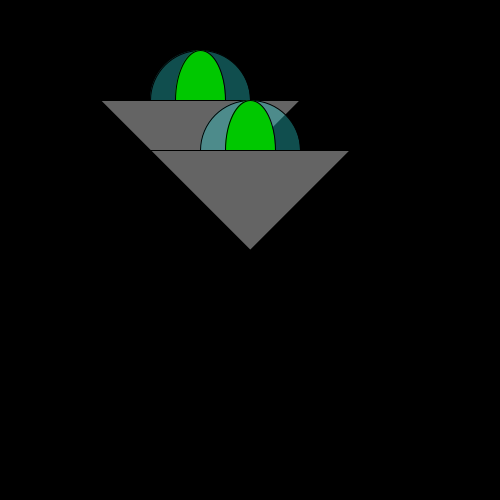
Frame 1 (no input)
Frame 60 (the mouse pressed at the canvas centre just before this capture): identical to frame 1, image omitted
Frame 120 (the mouse held since frame 60 and released just before this capture): identical to frame 1, image omitted

The Processing sketch that drew this single still picture (run headless with seeded random() and noise(); from frame 60 on, the mouse is pressed at the canvas centre):

// Processing sketch: funcionSimple
// ── funcionSimple.pde
void setup() {
  size(500, 500);
}
void draw() {
  background(0);
  marciano();
  marciano2();
}

void marciano() {
  fill(40, 200, 200, 100);
  ellipse(200, 100, 100, 100);
  fill(0, 200, 0);
  ellipse(200, 100, 50, 100);
  fill(100);
  triangle(100, 100, 300, 100, 200, 200);
}

void marciano2() { // ASI NOOOOOOO
  fill(40, 200, 200, 100);
  ellipse(200+50, 100+50, 100, 100);
  fill(0, 200, 0);
  ellipse(200+50, 100+50, 50, 100);
  fill(100);
  triangle(100+50, 100+50, 300+50, 100+50, 200+50, 200+50);
}
